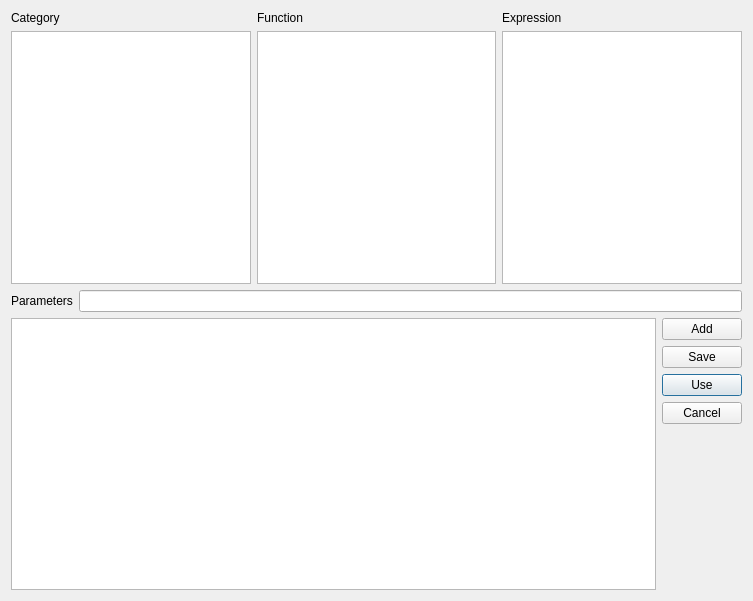
<ui version="4.0" >
 <class>UserFunctionDialog</class>
 <widget class="QDialog" name="UserFunctionDialog" >
  <property name="geometry" >
   <rect>
    <x>0</x>
    <y>0</y>
    <width>753</width>
    <height>601</height>
   </rect>
  </property>
  <property name="windowTitle" >
   <string>User Function</string>
  </property>
  <layout class="QVBoxLayout" name="verticalLayout_2" >
   <item>
    <layout class="QGridLayout" name="gridLayout" >
     <item row="0" column="0" >
      <widget class="QLabel" name="label" >
       <property name="text" >
        <string>Category</string>
       </property>
      </widget>
     </item>
     <item row="0" column="2" >
      <widget class="QLabel" name="label_2" >
       <property name="text" >
        <string>Function</string>
       </property>
      </widget>
     </item>
     <item row="0" column="3" >
      <widget class="QLabel" name="label_3" >
       <property name="text" >
        <string>Expression</string>
       </property>
      </widget>
     </item>
     <item row="1" column="0" >
      <widget class="QListWidget" name="lstCategory" />
     </item>
     <item row="1" column="2" >
      <widget class="QListWidget" name="lstFunction" />
     </item>
     <item row="1" column="3" >
      <widget class="QTextEdit" name="teExpression" >
       <property name="enabled" >
        <bool>true</bool>
       </property>
       <property name="undoRedoEnabled" >
        <bool>false</bool>
       </property>
       <property name="html" >
        <string>&lt;!DOCTYPE HTML PUBLIC "-//W3C//DTD HTML 4.0//EN" "http://www.w3.org/TR/REC-html40/strict.dtd">
&lt;html>&lt;head>&lt;meta name="qrichtext" content="1" />&lt;style type="text/css">
p, li { white-space: pre-wrap; }
&lt;/style>&lt;/head>&lt;body style=" font-family:'MS Shell Dlg 2'; font-size:8.25pt; font-weight:400; font-style:normal;">
&lt;p style="-qt-paragraph-type:empty; margin-top:0px; margin-bottom:0px; margin-left:0px; margin-right:0px; -qt-block-indent:0; text-indent:0px; font-size:8pt;">&lt;/p>&lt;/body>&lt;/html></string>
       </property>
       <property name="acceptRichText" >
        <bool>false</bool>
       </property>
       <property name="textInteractionFlags" >
        <set>Qt::TextSelectableByMouse</set>
       </property>
      </widget>
     </item>
    </layout>
   </item>
   <item>
    <layout class="QHBoxLayout" name="horizontalLayout_3" >
     <item>
      <widget class="QLabel" name="label_4" >
       <property name="text" >
        <string>Parameters</string>
       </property>
       <property name="buddy" >
        <cstring>leParams</cstring>
       </property>
      </widget>
     </item>
     <item>
      <widget class="QLineEdit" name="leParams" >
       <property name="readOnly" >
        <bool>true</bool>
       </property>
      </widget>
     </item>
    </layout>
   </item>
   <item>
    <layout class="QHBoxLayout" name="horizontalLayout_2" >
     <item>
      <widget class="QTextEdit" name="teUserFunction" >
       <property name="tabChangesFocus" >
        <bool>true</bool>
       </property>
       <property name="acceptRichText" >
        <bool>false</bool>
       </property>
      </widget>
     </item>
     <item>
      <layout class="QVBoxLayout" name="verticalLayout" >
       <item>
        <widget class="QPushButton" name="btnAdd" >
         <property name="text" >
          <string>Add</string>
         </property>
         <property name="autoDefault" >
          <bool>false</bool>
         </property>
        </widget>
       </item>
       <item>
        <widget class="QPushButton" name="btnSave" >
         <property name="text" >
          <string>Save</string>
         </property>
         <property name="autoDefault" >
          <bool>false</bool>
         </property>
        </widget>
       </item>
       <item>
        <widget class="QPushButton" name="btnUse" >
         <property name="text" >
          <string>Use</string>
         </property>
        </widget>
       </item>
       <item>
        <widget class="QPushButton" name="btnCancel" >
         <property name="text" >
          <string>Cancel</string>
         </property>
        </widget>
       </item>
       <item>
        <spacer name="verticalSpacer" >
         <property name="orientation" >
          <enum>Qt::Vertical</enum>
         </property>
         <property name="sizeHint" stdset="0" >
          <size>
           <width>20</width>
           <height>40</height>
          </size>
         </property>
        </spacer>
       </item>
      </layout>
     </item>
    </layout>
   </item>
  </layout>
 </widget>
 <tabstops>
  <tabstop>lstCategory</tabstop>
  <tabstop>lstFunction</tabstop>
  <tabstop>teExpression</tabstop>
  <tabstop>leParams</tabstop>
  <tabstop>teUserFunction</tabstop>
  <tabstop>btnAdd</tabstop>
  <tabstop>btnSave</tabstop>
  <tabstop>btnUse</tabstop>
 </tabstops>
 <resources/>
 <connections/>
</ui>
